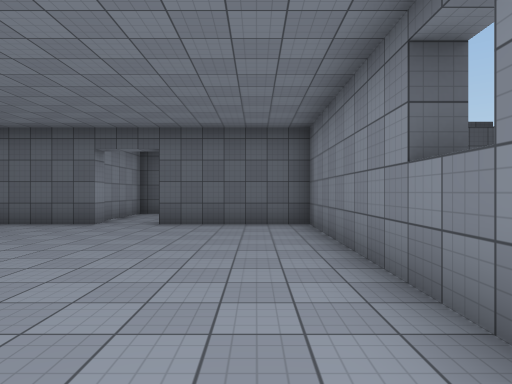
[1] (above)

18 first-person views from a walk through a scene from a Unity 3-D project. The camera is 1.5 m above the floor, looks level and sees 75° across. The floor is counted in squares, 2 m on a side. Each view is taken from the middle of a square. On the plan, view 1 faces up. The plan holds only what a view shows up to about 11 squares ahead; the rest is blank. The player character is not drawn. Door leaves are left out, so doorways stand open. Surface patterns are stand-ins for the level's own textures.

[2]
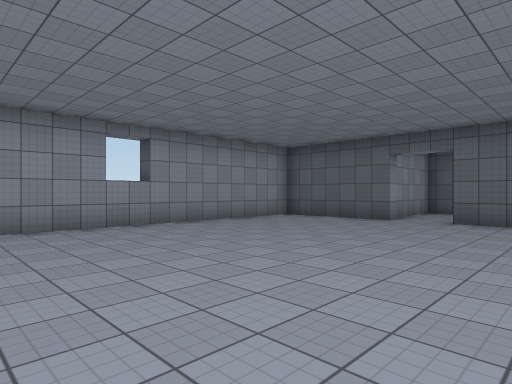

[3]
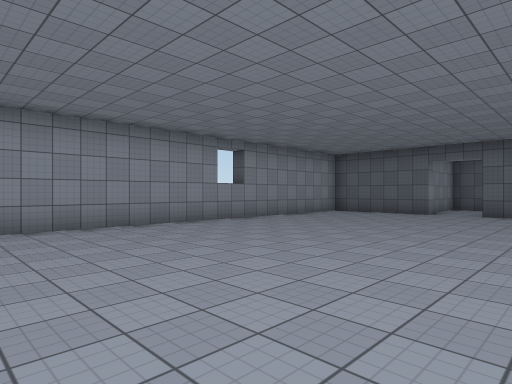

[4]
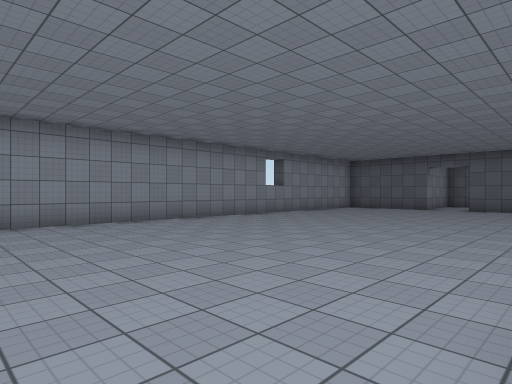

[5]
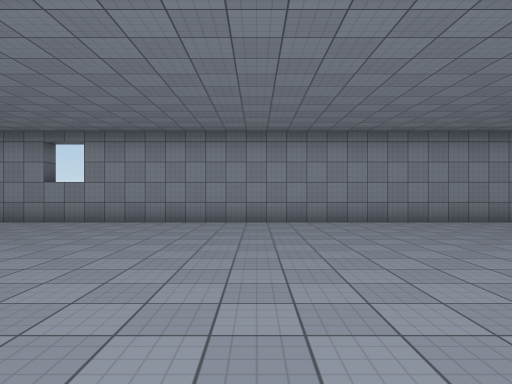

[6]
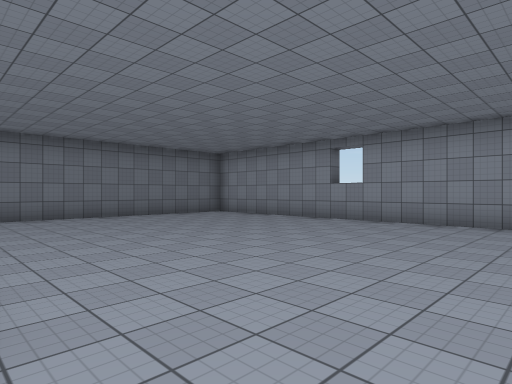

[7]
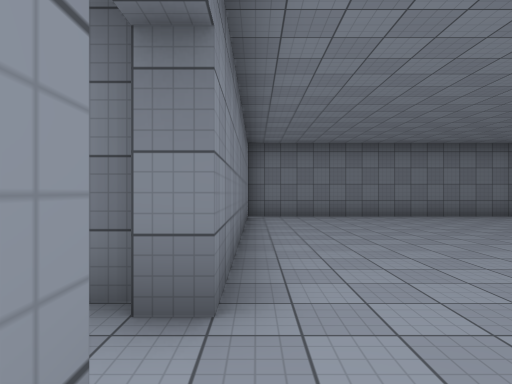

[8]
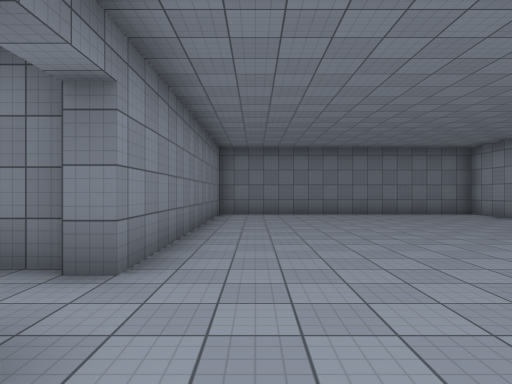

[9]
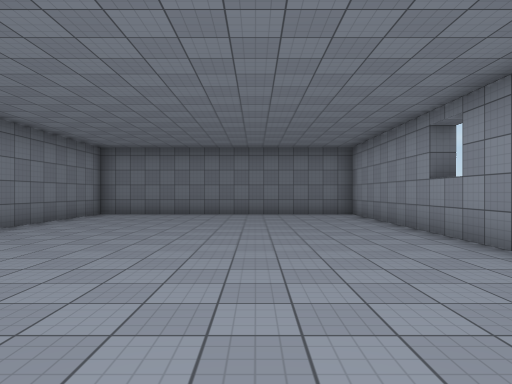

[10]
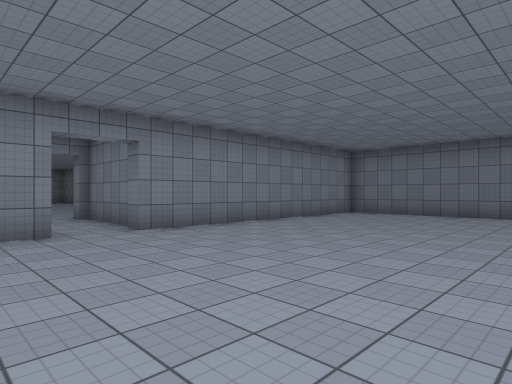

[11]
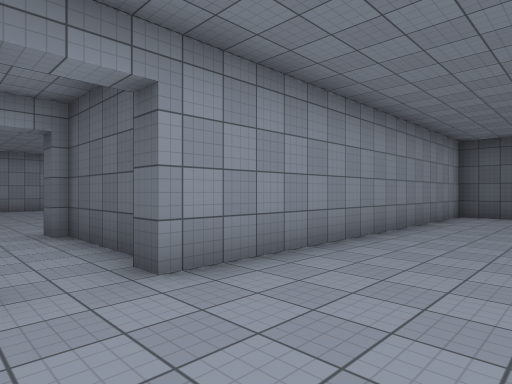

[12]
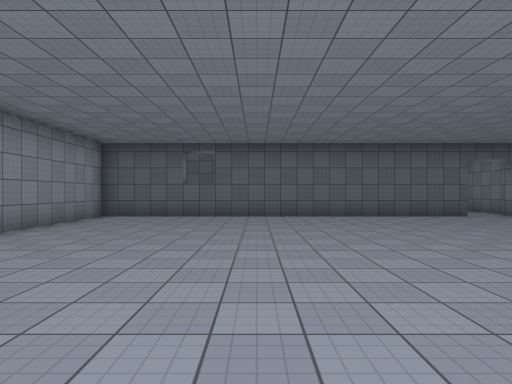

[13]
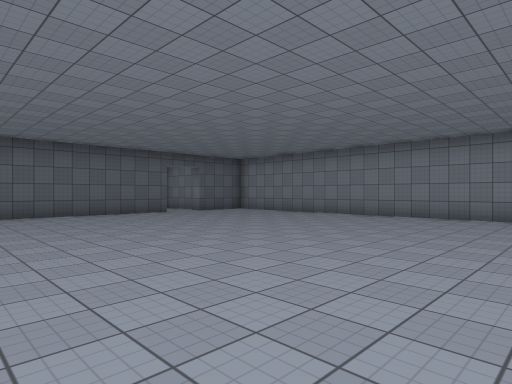

[14]
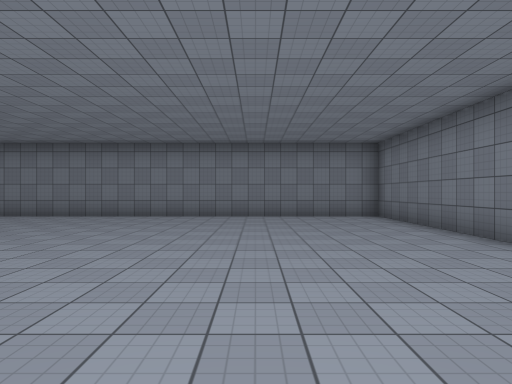

[15]
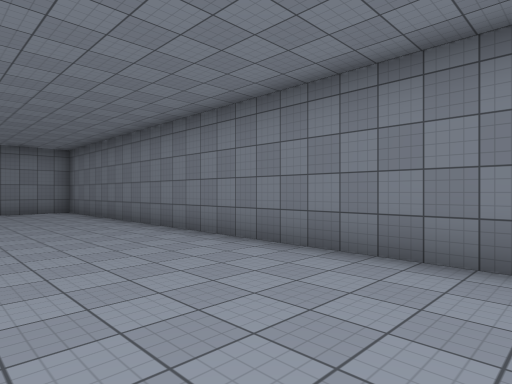

[16]
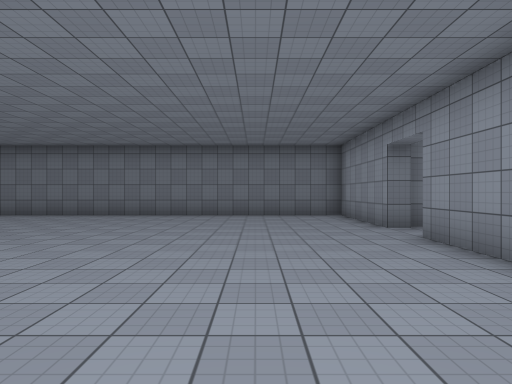

[17]
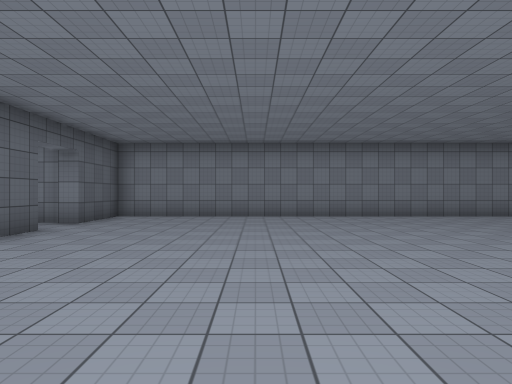

[18]
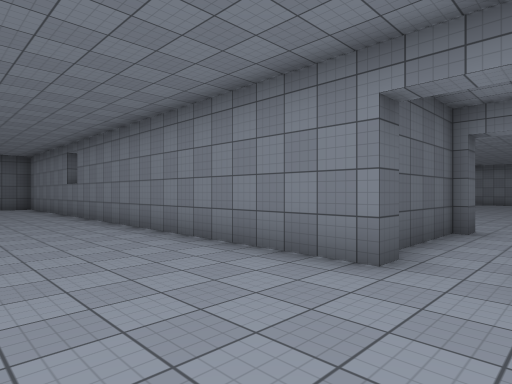

### Floor plan
Points are (right, up) in squares from view 1. A wall is a line through its corners. A room is listed if a view was taken in it or the views show most of it. See-through windows are left out.
Room 1 (views 1, 2, 3, 4, 5, 6, 7, 8, 9, 10, 18)
walls: (1.2, -7.5) (1.2, 7.8) (-2.2, 7.8); (-6.9, -17.2) (1.2, -17.2) (1.2, -9); (-3.7, 7.8) (-6.9, 7.8); (-7.2, 7.4) (-7.2, -17)
ways out: open door at (1.5, -8.5) to room 3; open door at (-3, 8)
Room 2 (views 11, 12, 13, 14, 15, 16, 17)
walls: (16.5, 2.2) (5.3, 2.2) (5.3, -7.5); (5.3, -9) (5.3, -12.8) (20.3, -12.8) (20.3, 2.2) (18, 2.2) (18, 2.8); (18.2, 2.9) (18.2, 3.5)
ways out: open door at (5, -8.5) to room 3
Room 3 (no view inside)
walls: (1.8, -9.3) (4.8, -9.3); (4.8, -7.2) (1.8, -7.2)
ways out: open door at (1.5, -8.5) to room 1; open door at (5, -8.5) to room 2

Where each view was taken, in squares from view 1:
view 1: 0 up, 0 right, facing up
view 2: 1 down, 0 right, facing up-left
view 3: 4 down, 0 right, facing up-left
view 4: 7 down, 1 right, facing up-left
view 5: 7 down, 1 right, facing left
view 6: 7 down, 1 right, facing down-left
view 7: 7 down, 1 right, facing down
view 8: 6 down, 0 right, facing down
view 9: 6 down, 4 left, facing down
view 10: 6 down, 5 left, facing down-right
view 11: 9 down, 8 right, facing up-left
view 12: 8 down, 10 right, facing up
view 13: 9 down, 10 right, facing up-right
view 14: 9 down, 10 right, facing right
view 15: 9 down, 7 right, facing down-right
view 16: 2 down, 8 right, facing down
view 17: 2 down, 10 right, facing right
view 18: 9 down, 2 left, facing up-right
